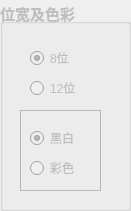
      <widget class="QGroupBox" name="m_bitsPerPixelChange">
       <property name="enabled">
        <bool>false</bool>
       </property>
       <property name="geometry">
        <rect>
         <x>620</x>
         <y>50</y>
         <width>131</width>
         <height>211</height>
        </rect>
       </property>
       <property name="font">
        <font>
         <pointsize>11</pointsize>
         <weight>75</weight>
         <bold>true</bold>
        </font>
       </property>
       <property name="title">
        <string>位宽及色彩</string>
       </property>
       <property name="alignment">
        <set>Qt::AlignLeading|Qt::AlignLeft|Qt::AlignVCenter</set>
       </property>
       <property name="flat">
        <bool>false</bool>
       </property>
       <widget class="QRadioButton" name="m_12bitsChoosed">
        <property name="geometry">
         <rect>
          <x>30</x>
          <y>80</y>
          <width>47</width>
          <height>16</height>
         </rect>
        </property>
        <property name="font">
         <font>
          <pointsize>9</pointsize>
          <weight>50</weight>
          <bold>false</bold>
         </font>
        </property>
        <property name="text">
         <string>12位</string>
        </property>
       </widget>
       <widget class="QRadioButton" name="m_8bitsChoosed">
        <property name="geometry">
         <rect>
          <x>30</x>
          <y>50</y>
          <width>41</width>
          <height>16</height>
         </rect>
        </property>
        <property name="font">
         <font>
          <pointsize>9</pointsize>
          <weight>50</weight>
          <bold>false</bold>
         </font>
        </property>
        <property name="layoutDirection">
         <enum>Qt::LeftToRight</enum>
        </property>
        <property name="text">
         <string>8位</string>
        </property>
        <property name="checked">
         <bool>true</bool>
        </property>
       </widget>
       <widget class="QFrame" name="frame_6">
        <property name="geometry">
         <rect>
          <x>20</x>
          <y>110</y>
          <width>81</width>
          <height>81</height>
         </rect>
        </property>
        <property name="frameShape">
         <enum>QFrame::StyledPanel</enum>
        </property>
        <property name="frameShadow">
         <enum>QFrame::Raised</enum>
        </property>
        <widget class="QRadioButton" name="radioButton_2">
         <property name="geometry">
          <rect>
           <x>10</x>
           <y>20</y>
           <width>47</width>
           <height>16</height>
          </rect>
         </property>
         <property name="font">
          <font>
           <pointsize>9</pointsize>
           <weight>50</weight>
           <bold>false</bold>
          </font>
         </property>
         <property name="text">
          <string>黑白</string>
         </property>
         <property name="checked">
          <bool>true</bool>
         </property>
        </widget>
        <widget class="QRadioButton" name="m_colorImageChoosed">
         <property name="geometry">
          <rect>
           <x>10</x>
           <y>50</y>
           <width>47</width>
           <height>16</height>
          </rect>
         </property>
         <property name="font">
          <font>
           <pointsize>9</pointsize>
           <weight>50</weight>
           <bold>false</bold>
          </font>
         </property>
         <property name="mouseTracking">
          <bool>true</bool>
         </property>
         <property name="accessibleName">
          <string/>
         </property>
         <property name="text">
          <string>彩色</string>
         </property>
         <property name="checkable">
          <bool>true</bool>
         </property>
         <property name="checked">
          <bool>false</bool>
         </property>
        </widget>
       </widget>
      </widget>
